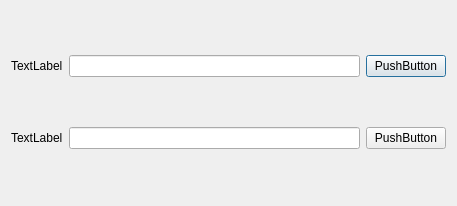
<?xml version="1.0" encoding="UTF-8"?>
<ui version="4.0">
 <class>Dialog</class>
 <widget class="QDialog" name="Dialog">
  <property name="geometry">
   <rect>
    <x>0</x>
    <y>0</y>
    <width>457</width>
    <height>206</height>
   </rect>
  </property>
  <property name="windowTitle">
   <string>Dialog</string>
  </property>
  <layout class="QVBoxLayout" name="verticalLayout">
   <item>
    <layout class="QHBoxLayout" name="horizontalLayout">
     <item>
      <widget class="QLabel" name="label">
       <property name="text">
        <string>TextLabel</string>
       </property>
      </widget>
     </item>
     <item>
      <widget class="QLineEdit" name="lineEdit"/>
     </item>
     <item>
      <widget class="QPushButton" name="pushButton">
       <property name="text">
        <string>PushButton</string>
       </property>
      </widget>
     </item>
    </layout>
   </item>
   <item>
    <layout class="QHBoxLayout" name="horizontalLayout_2">
     <item>
      <widget class="QLabel" name="label_2">
       <property name="text">
        <string>TextLabel</string>
       </property>
      </widget>
     </item>
     <item>
      <widget class="QLineEdit" name="lineEdit_2"/>
     </item>
     <item>
      <widget class="QPushButton" name="pushButton_2">
       <property name="text">
        <string>PushButton</string>
       </property>
      </widget>
     </item>
    </layout>
   </item>
  </layout>
 </widget>
 <resources/>
 <connections/>
</ui>
